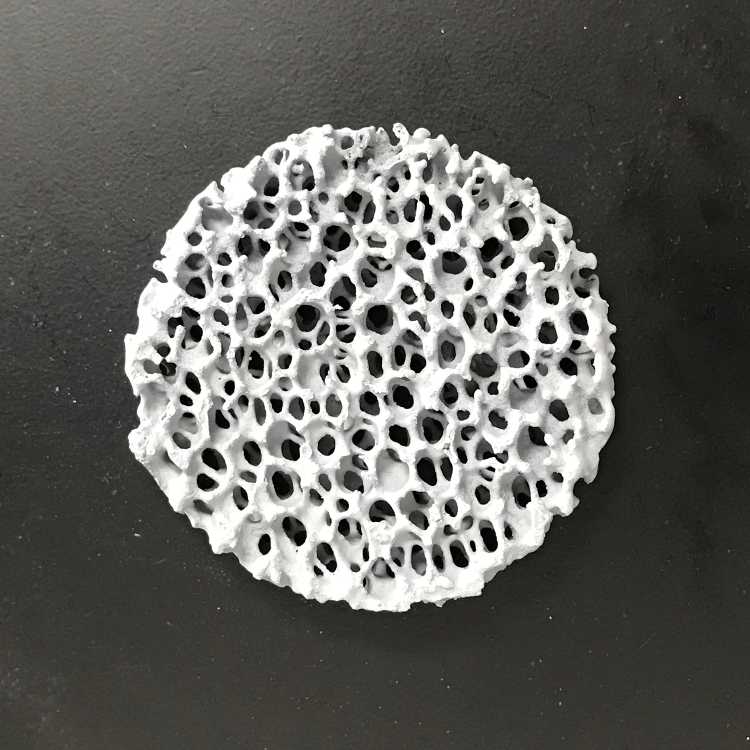
#> input picture template_match/images/template_circle.JPG, 1500 x 1500 px (shown at 1/2 size); the run also reads 1 picture not shown here
$ python match_test.py
#> lines starting #> are read from the running program, lines starting #| are printed output that depends on the picture; after the words box and inside, x2 and y2 are one past the last pixel; in counts of white or black regions, pixels touching at a corner belong together
# -*- coding: utf-8 -*-
'''
   @Time    : 2020/10/1 8:42
   @Author  : liuxu
   @File    : match_test.py
   @Software: PyCharm
   @Content: 判断过滤网的形状；(圆形，长方形，正方形);模板匹配;占空比；细长度；
'''

import cv2
import numpy as np
import matplotlib.pyplot as plt
import os

template_circle_path = "./images/template_circle.JPG"
template_rect_path = "./images/template_rect.JPG"
template_square_path = "./images/template_square.jpg"
test_circle_path = "./images/test_circle.JPG"
dirc_images_path = "./images"

# 设置图像的宽和高
IMAGE_WIDTH = 650

IMAGE_HEIGHT = 650


# 显示图像
def cv_show(name, img):
    cv2.imshow(name, img)
    cv2.waitKey(0)


# 对图像resize处理
def row_image_resize(image, width, height):
    # image输入图像，width，height 期望得到的宽和高
    image = cv2.resize(image, (width, height))
    # print("resized image:", image.shape)
    return image


# 读入一张图像,返回
def read_an_gray_image(filepath):
#> called with filepath = './images/template_circle.JPG'
    return cv2.imread(filepath)
#> returned value is the input picture: shape (1500, 1500, 3); mean B, G, R 92.6, 96.6, 96.9
#> call 2 of read_an_gray_image, with filepath = './images/template_rect.JPG'
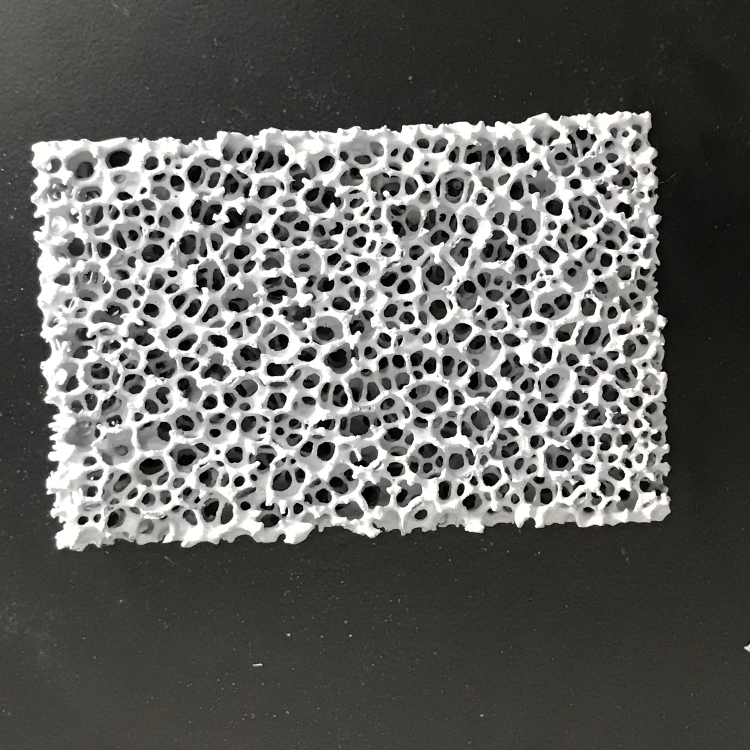
#> input picture template_match/images/template_rect.JPG, 1500 x 1500 px (shown at 1/2 size)
#> in read_an_gray_image, returned value is the input picture: shape (1500, 1500, 3); mean B, G, R 94.2, 97.6, 97.9
#> call 3 of read_an_gray_image, with filepath = './images/template_square.jpg'
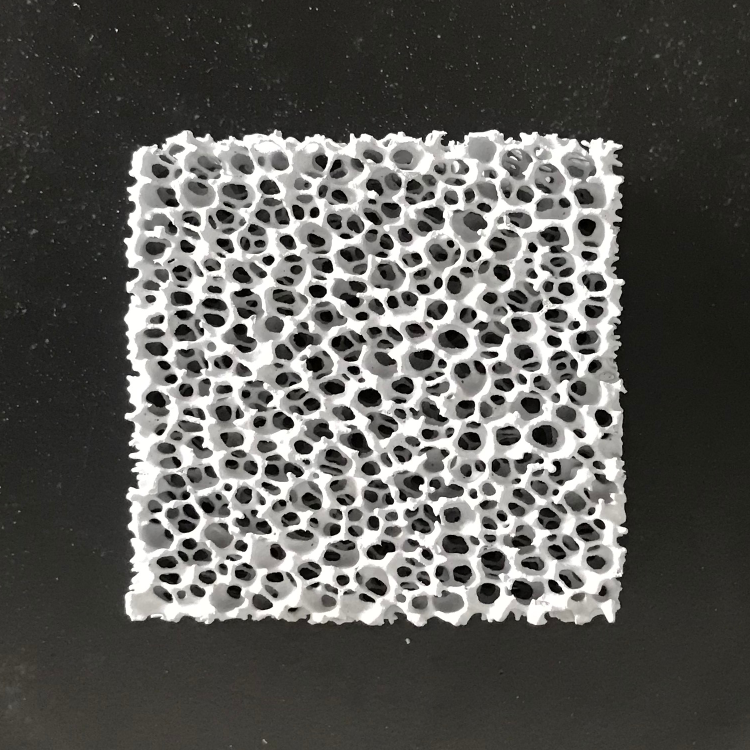
#> input picture template_match/images/template_square.jpg, 1500 x 1500 px (shown at 1/2 size)
#> in read_an_gray_image, returned value is the input picture: shape (1500, 1500, 3); mean B, G, R 87.6, 91.1, 91.8
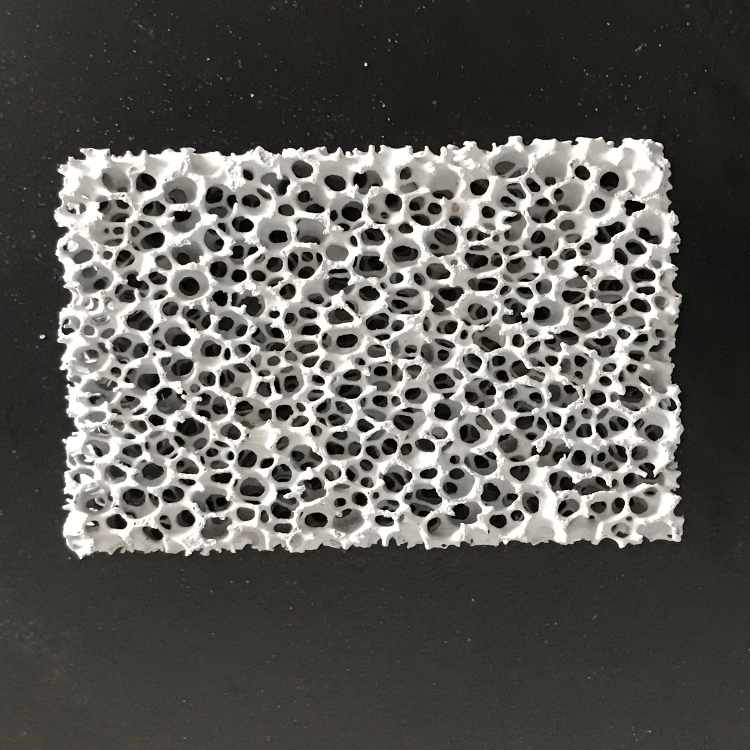
#> input picture template_match/images/rect_test_1.jpg, 1500 x 1500 px (shown at 1/2 size)
#> in read_an_gray_image, returned value is the input picture: shape (1500, 1500, 3); mean B, G, R 84.6, 89.8, 91.1
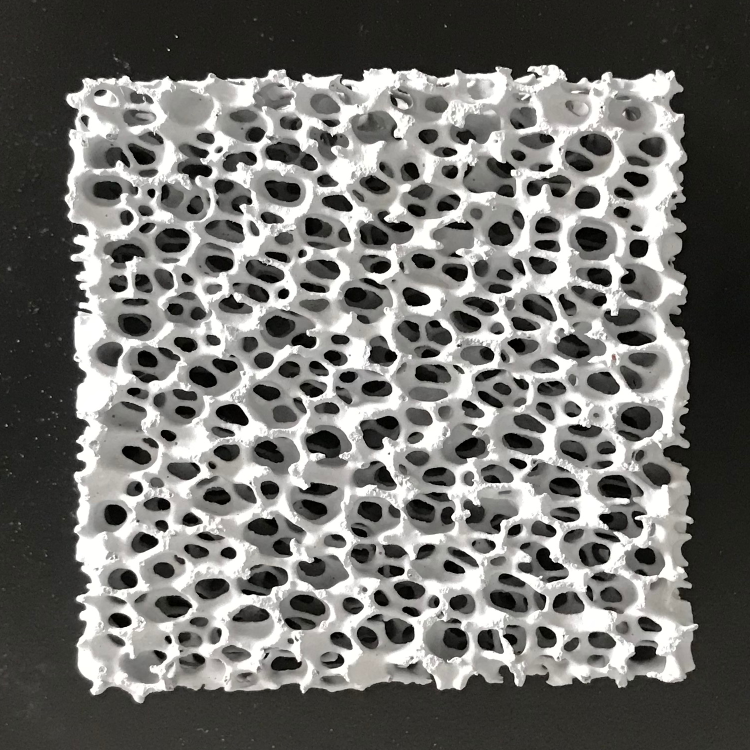
#> input picture template_match/images/squ_test_0.jpg, 1500 x 1500 px (shown at 1/2 size)
#> in read_an_gray_image, returned value is the input picture: shape (1500, 1500, 3); mean B, G, R 110.2, 113.5, 114.1
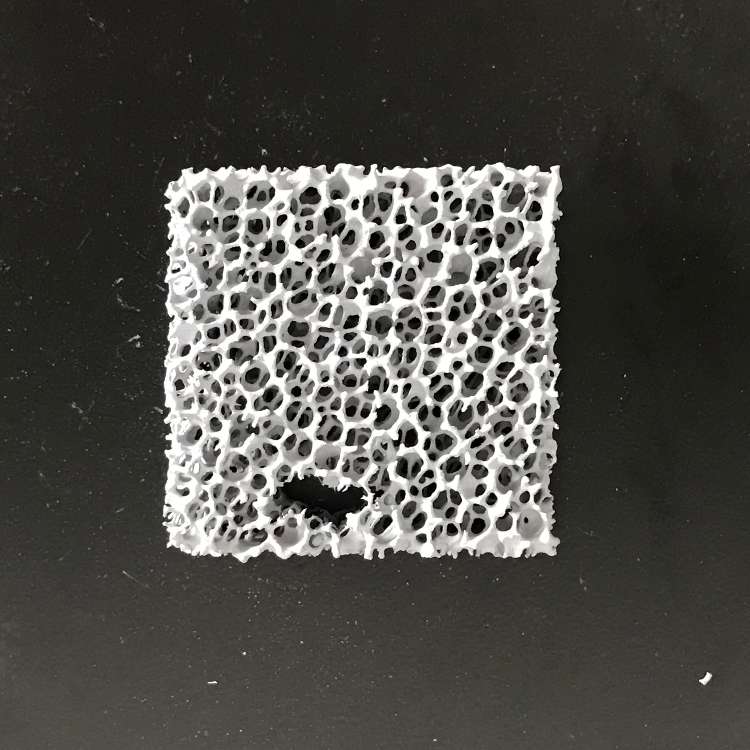
#> input picture template_match/images/squ_test_1.jpg, 1500 x 1500 px (shown at 1/2 size)
#> in read_an_gray_image, returned value is the input picture: shape (1500, 1500, 3); mean B, G, R 71.5, 75.7, 76.5


# 读入文件夹下的所有图像,返回一个路径的列表,(相对路径)
# [9 lines left out: function read_images, not called in this run]


# #图像预处理函数
def pre_process(rowimage):
    # 显示原图
    # cv_show("row image", rowimage)

    grayimage = cv2.cvtColor(rowimage, cv2.COLOR_BGR2GRAY)  # 灰度化
    resizedimage = row_image_resize(grayimage, IMAGE_WIDTH, IMAGE_HEIGHT)  # resize

    # 运用大津算法进行图像分割
    ret, im_th = cv2.threshold(resizedimage, 0, 255, cv2.THRESH_OTSU)
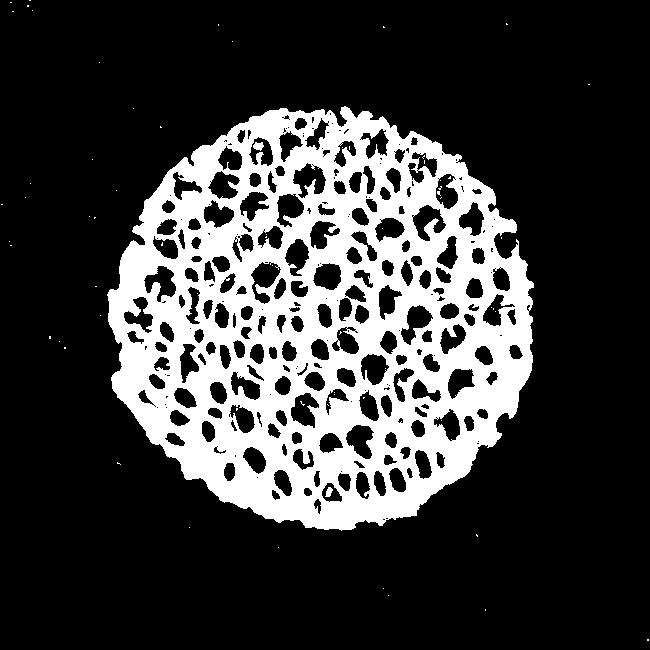
#> im_th: shape (650, 650); 23.3% white; 66 white regions (63 under 20 px), largest, box (x1, y1, x2, y2) and area: (107, 106, 534, 531) 98053, (253, 142, 264, 151) 68, (325, 487, 333, 497) 51
#> ret = 138
    # cv_show("image after OTSU", im_th)

    # #中值滤波去除椒盐噪声,卷积核为5x5
    blur_image = cv2.medianBlur(im_th, 3)
#> blur_image: shape (650, 650); 23.4% white; 7 white regions (5 under 20 px), largest, box (x1, y1, x2, y2) and area: (107, 106, 534, 530) 98674, (326, 487, 333, 497) 49
    # #显示中值滤波处理后图像
    # cv_show("image after medianBlur", blur_image)

    return blur_image


def find_Contours(binary_img):
    # 在分割后的图像找轮廓
    contours, hierarchy = cv2.findContours(binary_img, cv2.RETR_TREE, cv2.CHAIN_APPROX_SIMPLE)
#> contours = 213 contours, 25 with area under 20; largest, box (x1, y1, x2, y2) and area: (107, 106, 534, 530) 136634, (250, 262, 281, 304) 724, (292, 163, 327, 199) 722, (412, 204, 447, 242) 682, (290, 392, 320, 428) 666
    areas = []  # 轮廓所围成的面积构成的数组
    for idx in range(len(contours)):
        areas.append(cv2.contourArea(contours[idx]))
#> after the loop, areas = 213 values, max 136634 at index 1, min 0 at index 0, mean 846.2

    largest_idx = np.argmax(np.array(areas))  # 最大面积的下标
#> largest_idx = 1
    largest_area = cv2.contourArea(contours[largest_idx])  # 最大面积的大小
#> largest_area = 136634

    # print("最大面积为：", largest_area)
    # print("最大面积的下标为：", largest_idx)
    # 画出样品的轮廓
    img = binary_img.copy()
    # 为显示彩色,把灰度图像转换为RGB三通道图像
    img_rgb = cv2.cvtColor(img, cv2.COLOR_GRAY2BGR)
#> img_rgb: shape (650, 650, 3); 23.4% white; 7 white regions (5 under 20 px)
    draw_con_img = cv2.drawContours(img_rgb, contours, largest_idx, (255, 0, 0), cv2.FILLED)
    # 显示画出轮廓后的图像
    # cv_show("image with contours", draw_con_img)

    return contours[largest_idx]


# [5 lines left out: function match_template, not called in this run]


def match_template_refactor(orimg1, orimg2):
    pre_img1 = pre_process(orimg1)
    pre_img2 = pre_process(orimg2)

    cont1 = find_Contours(pre_img1)
#> cont1 = contour of 721 points, box (x1, y1, x2, y2) (107, 106, 534, 530), area 136634
    cont2 = find_Contours(pre_img2)
#> in find_Contours (call 2), `contours, hierarchy = cv2.findContours(binary_img, cv2.RETR_TREE, cv2...`: contours = 226 contours, 34 with area under 20; largest, box (x1, y1, x2, y2) and area: (96, 94, 522, 535) 136526, (296, 108, 341, 147) 820, (410, 193, 445, 226) 720, (141, 213, 179, 246) 688, (280, 362, 328, 389) 638
#> cont2 = contour of 834 points, box (x1, y1, x2, y2) (96, 94, 522, 535), area 136526

    # 形状匹配
    similarity = cv2.matchShapes(cont1, cont2, 1, 0.0)
#> similarity = 0.000414
    # print("形状的相似度为：", similarity)
    return similarity


def main():
    template_circle = read_an_gray_image(template_circle_path)
    template_rect = read_an_gray_image(template_rect_path)
    template_square = read_an_gray_image(template_square_path)
    test_circle = read_an_gray_image(test_circle_path)
    test_rect_1 = read_an_gray_image("./images/rect_test_1.jpg")
    test_squ_0 = read_an_gray_image("./images/squ_test_0.jpg")
    test_squ_1 = read_an_gray_image("./images/squ_test_1.jpg")


    # 重构后的模板匹配函数
    cir_obj_match_ans = match_template_refactor(template_circle, test_circle)
#> cir_obj_match_ans = 0.000414
    squ_obj_match_ans = match_template_refactor(template_square, test_circle)
#> in find_Contours (call 3), `contours, hierarchy = cv2.findContours(binary_img, cv2.RETR_TREE, cv2...`: contours = 448 contours, 20 with area under 20; largest, box (x1, y1, x2, y2) and area: (107, 112, 544, 543) 176604, (288, 242, 319, 268) 518, (439, 502, 472, 525) 476, (317, 356, 346, 382) 454, (194, 280, 223, 307) 446
#> in find_Contours (call 4), `contours, hierarchy = cv2.findContours(binary_img, cv2.RETR_TREE, cv2...`: contours = 226 contours, 34 with area under 20; largest, box (x1, y1, x2, y2) and area: (96, 94, 522, 535) 136526, (296, 108, 341, 147) 820, (410, 193, 445, 226) 720, (141, 213, 179, 246) 688, (280, 362, 328, 389) 638
#> squ_obj_match_ans = 0.0291
    rect_obj_match_ans = match_template_refactor(template_rect, test_circle)
#> in find_Contours (call 5), `contours, hierarchy = cv2.findContours(binary_img, cv2.RETR_TREE, cv2...`: contours = 581 contours, 66 with area under 20; largest, box (x1, y1, x2, y2) and area: (26, 96, 581, 478) 186113, (262, 160, 299, 186) 584, (415, 198, 446, 228) 574, (191, 178, 228, 206) 562, (124, 301, 154, 329) 559
#> in find_Contours (call 6), `contours, hierarchy = cv2.findContours(binary_img, cv2.RETR_TREE, cv2...`: contours = 226 contours, 34 with area under 20; largest, box (x1, y1, x2, y2) and area: (96, 94, 522, 535) 136526, (296, 108, 341, 147) 820, (410, 193, 445, 226) 720, (141, 213, 179, 246) 688, (280, 362, 328, 389) 638
#> rect_obj_match_ans = 0.0968


    print("判断圆形：")
    if (cir_obj_match_ans < squ_obj_match_ans) & (cir_obj_match_ans < rect_obj_match_ans):
        print("圆形")
    elif (squ_obj_match_ans < cir_obj_match_ans) & (squ_obj_match_ans < rect_obj_match_ans):
        print("正方形")
    elif (rect_obj_match_ans < cir_obj_match_ans) & (rect_obj_match_ans < squ_obj_match_ans):
        print("长方形")


    print("判断长方形：")
    cir_obj_match_ans = match_template_refactor(template_circle, test_rect_1)
#> in find_Contours (call 7), `contours, hierarchy = cv2.findContours(binary_img, cv2.RETR_TREE, cv2...`: contours = 213 contours, 25 with area under 20; largest, box (x1, y1, x2, y2) and area: (107, 106, 534, 530) 136634, (250, 262, 281, 304) 724, (292, 163, 327, 199) 722, (412, 204, 447, 242) 682, (290, 392, 320, 428) 666
#> in find_Contours (call 8), `contours, hierarchy = cv2.findContours(binary_img, cv2.RETR_TREE, cv2...`: contours = 452 contours, 39 with area under 20; largest, box (x1, y1, x2, y2) and area: (47, 118, 593, 485) 182184, (475, 407, 537, 430) 748, (350, 422, 384, 449) 564, (177, 160, 206, 190) 519, (369, 197, 397, 224) 512
#> cir_obj_match_ans = 0.0992
    squ_obj_match_ans = match_template_refactor(template_square, test_rect_1)
#> in find_Contours (call 9), `contours, hierarchy = cv2.findContours(binary_img, cv2.RETR_TREE, cv2...`: contours = 448 contours, 20 with area under 20; largest, box (x1, y1, x2, y2) and area: (107, 112, 544, 543) 176604, (288, 242, 319, 268) 518, (439, 502, 472, 525) 476, (317, 356, 346, 382) 454, (194, 280, 223, 307) 446
#> in find_Contours (call 10), `contours, hierarchy = cv2.findContours(binary_img, cv2.RETR_TREE, cv2...`: contours = 452 contours, 39 with area under 20; largest, box (x1, y1, x2, y2) and area: (47, 118, 593, 485) 182184, (475, 407, 537, 430) 748, (350, 422, 384, 449) 564, (177, 160, 206, 190) 519, (369, 197, 397, 224) 512
#> squ_obj_match_ans = 0.0697
    rect_obj_match_ans = match_template_refactor(template_rect, test_rect_1)
#> in find_Contours (call 11), `contours, hierarchy = cv2.findContours(binary_img, cv2.RETR_TREE, cv2...`: contours = 581 contours, 66 with area under 20; largest, box (x1, y1, x2, y2) and area: (26, 96, 581, 478) 186113, (262, 160, 299, 186) 584, (415, 198, 446, 228) 574, (191, 178, 228, 206) 562, (124, 301, 154, 329) 559
#> in find_Contours (call 12), `contours, hierarchy = cv2.findContours(binary_img, cv2.RETR_TREE, cv2...`: contours = 452 contours, 39 with area under 20; largest, box (x1, y1, x2, y2) and area: (47, 118, 593, 485) 182184, (475, 407, 537, 430) 748, (350, 422, 384, 449) 564, (177, 160, 206, 190) 519, (369, 197, 397, 224) 512
#> rect_obj_match_ans = 0.00477

    if (cir_obj_match_ans < squ_obj_match_ans) & (cir_obj_match_ans < rect_obj_match_ans):
        print("圆形")
    elif (squ_obj_match_ans < cir_obj_match_ans) & (squ_obj_match_ans < rect_obj_match_ans):
        print("正方形")
    elif (rect_obj_match_ans < cir_obj_match_ans) & (rect_obj_match_ans < squ_obj_match_ans):
        print("长方形")


    print("判断正方形1：")
    cir_obj_match_ans = match_template_refactor(template_circle, test_squ_0)
#> in find_Contours (call 13), `contours, hierarchy = cv2.findContours(binary_img, cv2.RETR_TREE, cv2...`: contours = 213 contours, 25 with area under 20; largest, box (x1, y1, x2, y2) and area: (107, 106, 534, 530) 136634, (250, 262, 281, 304) 724, (292, 163, 327, 199) 722, (412, 204, 447, 242) 682, (290, 392, 320, 428) 666
#> in find_Contours (call 14), `contours, hierarchy = cv2.findContours(binary_img, cv2.RETR_TREE, cv2...`: contours = 377 contours, 44 with area under 20; largest, box (x1, y1, x2, y2) and area: (56, 56, 605, 610) 276261, (263, 368, 306, 406) 1027, (310, 181, 360, 217) 1027, (533, 351, 575, 384) 994, (225, 272, 275, 303) 929
#> cir_obj_match_ans = 0.0314
    squ_obj_match_ans = match_template_refactor(template_square, test_squ_0)
#> in find_Contours (call 15), `contours, hierarchy = cv2.findContours(binary_img, cv2.RETR_TREE, cv2...`: contours = 448 contours, 20 with area under 20; largest, box (x1, y1, x2, y2) and area: (107, 112, 544, 543) 176604, (288, 242, 319, 268) 518, (439, 502, 472, 525) 476, (317, 356, 346, 382) 454, (194, 280, 223, 307) 446
#> in find_Contours (call 16), `contours, hierarchy = cv2.findContours(binary_img, cv2.RETR_TREE, cv2...`: contours = 377 contours, 44 with area under 20; largest, box (x1, y1, x2, y2) and area: (56, 56, 605, 610) 276261, (263, 368, 306, 406) 1027, (310, 181, 360, 217) 1027, (533, 351, 575, 384) 994, (225, 272, 275, 303) 929
#> squ_obj_match_ans = 0.00188
    rect_obj_match_ans = match_template_refactor(template_rect, test_squ_0)
#> in find_Contours (call 17), `contours, hierarchy = cv2.findContours(binary_img, cv2.RETR_TREE, cv2...`: contours = 581 contours, 66 with area under 20; largest, box (x1, y1, x2, y2) and area: (26, 96, 581, 478) 186113, (262, 160, 299, 186) 584, (415, 198, 446, 228) 574, (191, 178, 228, 206) 562, (124, 301, 154, 329) 559
#> in find_Contours (call 18), `contours, hierarchy = cv2.findContours(binary_img, cv2.RETR_TREE, cv2...`: contours = 377 contours, 44 with area under 20; largest, box (x1, y1, x2, y2) and area: (56, 56, 605, 610) 276261, (263, 368, 306, 406) 1027, (310, 181, 360, 217) 1027, (533, 351, 575, 384) 994, (225, 272, 275, 303) 929
#> rect_obj_match_ans = 0.0659

    if (cir_obj_match_ans < squ_obj_match_ans) & (cir_obj_match_ans < rect_obj_match_ans):
        print("圆形")
    elif (squ_obj_match_ans < cir_obj_match_ans) & (squ_obj_match_ans < rect_obj_match_ans):
        print("正方形")
    elif (rect_obj_match_ans < cir_obj_match_ans) & (rect_obj_match_ans < squ_obj_match_ans):
        print("长方形")


    print("判断正方形2：")
    cir_obj_match_ans = match_template_refactor(template_circle, test_squ_1)
#> in pre_process (call 20), `ret, im_th = cv2.threshold(resizedimage, 0, 255, cv2.THRESH_OTSU)`: ret = 125
#> in pre_process (call 20), `blur_image = cv2.medianBlur(im_th, 3)`:
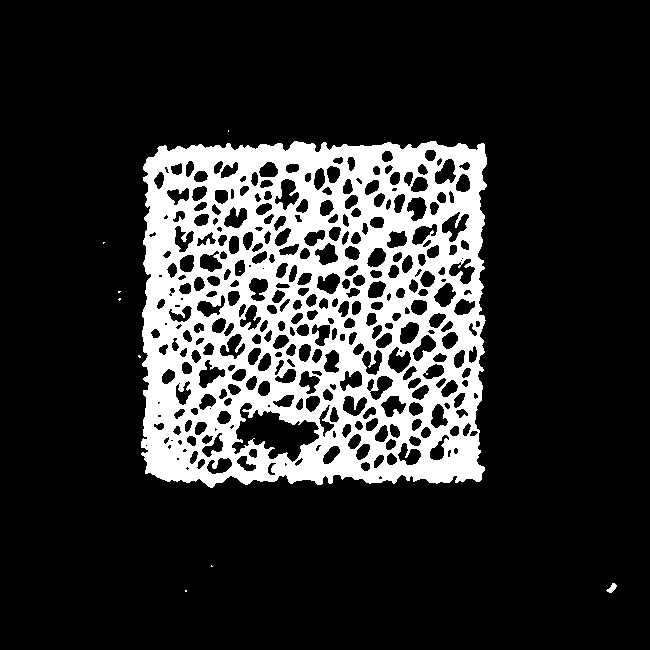
#> blur_image: shape (650, 650); 18.2% white; 10 white regions (8 under 20 px)
#> in find_Contours (call 19), `contours, hierarchy = cv2.findContours(binary_img, cv2.RETR_TREE, cv2...`: contours = 213 contours, 25 with area under 20; largest, box (x1, y1, x2, y2) and area: (107, 106, 534, 530) 136634, (250, 262, 281, 304) 724, (292, 163, 327, 199) 722, (412, 204, 447, 242) 682, (290, 392, 320, 428) 666
#> in find_Contours (call 20), `contours, hierarchy = cv2.findContours(binary_img, cv2.RETR_TREE, cv2...`: contours = 335 contours, 38 with area under 20; largest, box (x1, y1, x2, y2) and area: (141, 141, 487, 488) 111826, (231, 402, 320, 463) 2746, (441, 211, 470, 243) 448, (274, 178, 300, 211) 444, (198, 359, 226, 389) 398
#> cir_obj_match_ans = 0.0302
    squ_obj_match_ans = match_template_refactor(template_square, test_squ_1)
#> in find_Contours (call 21), `contours, hierarchy = cv2.findContours(binary_img, cv2.RETR_TREE, cv2...`: contours = 448 contours, 20 with area under 20; largest, box (x1, y1, x2, y2) and area: (107, 112, 544, 543) 176604, (288, 242, 319, 268) 518, (439, 502, 472, 525) 476, (317, 356, 346, 382) 454, (194, 280, 223, 307) 446
#> in find_Contours (call 22), `contours, hierarchy = cv2.findContours(binary_img, cv2.RETR_TREE, cv2...`: contours = 335 contours, 38 with area under 20; largest, box (x1, y1, x2, y2) and area: (141, 141, 487, 488) 111826, (231, 402, 320, 463) 2746, (441, 211, 470, 243) 448, (274, 178, 300, 211) 444, (198, 359, 226, 389) 398
#> squ_obj_match_ans = 0.000742
    rect_obj_match_ans = match_template_refactor(template_rect, test_squ_1)
#> in find_Contours (call 23), `contours, hierarchy = cv2.findContours(binary_img, cv2.RETR_TREE, cv2...`: contours = 581 contours, 66 with area under 20; largest, box (x1, y1, x2, y2) and area: (26, 96, 581, 478) 186113, (262, 160, 299, 186) 584, (415, 198, 446, 228) 574, (191, 178, 228, 206) 562, (124, 301, 154, 329) 559
#> in find_Contours (call 24), `contours, hierarchy = cv2.findContours(binary_img, cv2.RETR_TREE, cv2...`: contours = 335 contours, 38 with area under 20; largest, box (x1, y1, x2, y2) and area: (141, 141, 487, 488) 111826, (231, 402, 320, 463) 2746, (441, 211, 470, 243) 448, (274, 178, 300, 211) 444, (198, 359, 226, 389) 398
#> rect_obj_match_ans = 0.067

    if (cir_obj_match_ans < squ_obj_match_ans) & (cir_obj_match_ans < rect_obj_match_ans):
        print("圆形")
    elif (squ_obj_match_ans < cir_obj_match_ans) & (squ_obj_match_ans < rect_obj_match_ans):
        print("正方形")
    elif (rect_obj_match_ans < cir_obj_match_ans) & (rect_obj_match_ans < squ_obj_match_ans):
        print("长方形")


    # print("cir_cir_match_similarity: ", cir_cir_match_ans)
    # print("squ_cir_match_similarity: ", squ_cir_match_ans)
    # print("rect_cir_match_similarity: ", rect_cir_match_ans)


if __name__ == '__main__':
    main()
